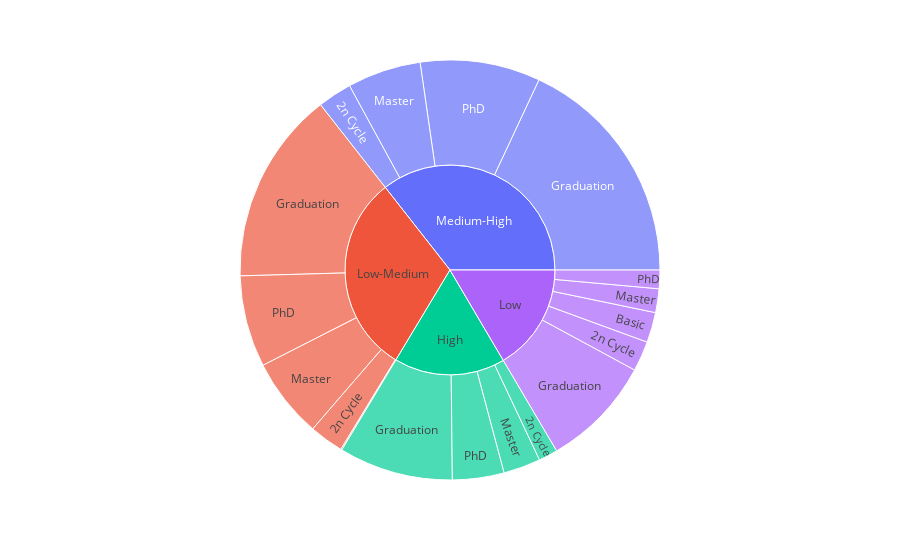

The cell this chart's notebook holds for it:
### Code cell
fig = px.sunburst(df, path=["Income_Divide",'Education'])
fig.show()

### Figure 1 — Plotly figure (JSON) as saved in the notebook; plotly's stock layout.template omitted (floating-point values rounded to 4 significant figures)
{"data": [{"branchvalues": "total", "domain": {"x": [0, 1], "y": [0, 1]}, "hovertemplate": "labels=%{label}<br>count=%{value}<br>parent=%{parent}<br>id=%{id}<extra></extra>", "ids": ["High/2n Cycle", "Low/2n Cycle", "Low-Medium/2n Cycle", "Medium-High/2n Cycle", "Low/Basic", "Low-Medium/Basic", "High/Graduation", "Low/Graduation", "Low-Medium/Graduation", "Medium-High/Graduation", "High/Master", "Low/Master", "Low-Medium/Master", "Medium-High/Master", "High/PhD", "Low/PhD", "Low-Medium/PhD", "Medium-High/PhD", "High", "Low", "Low-Medium", "Medium-High"], "labels": ["2n Cycle", "2n Cycle", "2n Cycle", "2n Cycle", "Basic", "Basic", "Graduation", "Graduation", "Graduation", "Graduation", "Master", "Master", "Master", "Master", "PhD", "PhD", "PhD", "PhD", "High", "Low", "Low-Medium", "Medium-High"], "name": "", "parents": ["High", "Low", "Low-Medium", "Medium-High", "Low", "Low-Medium", "High", "Low", "Low-Medium", "Medium-High", "High", "Low", "Low-Medium", "Medium-High", "High", "Low", "Low-Medium", "Medium-High", "", "", "", ""], "type": "sunburst", "values": [33, 52, 59, 59, 52, 2, 197, 193, 333, 404, 64, 41, 138, 127, 89, 32, 158, 207, 383, 370, 690, 797]}], "layout": {"legend": {"tracegroupgap": 0}, "margin": {"t": 60}}}
